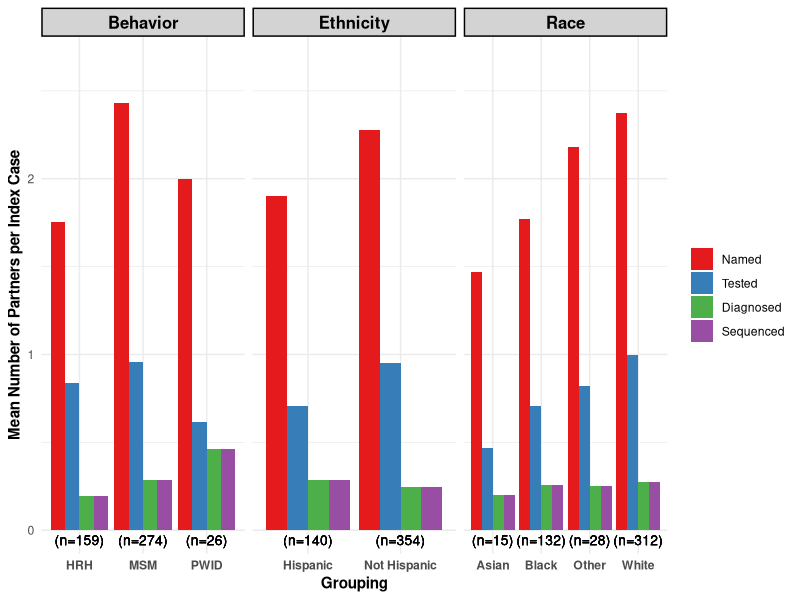

The R script that drew this image:
rm(list=ls())

library(tidyr)
library(ggplot2)
library(here)

# Behavior Data
msm_denom <- 274
pwid_denom <- 26
hrh_denom <- 159

df <- data.frame(
  Grouping = c("MSM", "PWID", "HRH"),
  Named_Mean = c(666/msm_denom, 52/pwid_denom, 279/hrh_denom),
  Tested_Mean = c(262/msm_denom, 16/pwid_denom, 133/hrh_denom),
  Diagnosed_Mean = c(79/msm_denom, 12/pwid_denom, 31/hrh_denom),
  Sequenced_Mean = c(79/msm_denom, 12/pwid_denom, 31/hrh_denom),
  N = c(paste0("(n=", msm_denom, ")"), paste0("(n=", pwid_denom, ")"), paste0("(n=", hrh_denom, ")"))
)

df_long <- df %>%
  gather(Category, Value, -Grouping, -N)
df_long$Category <- factor(df_long$Category, levels = c("Named_Mean", "Tested_Mean", "Diagnosed_Mean", "Sequenced_Mean"))

# Race Data
white_denom <- 312
black_denom <- 132
asian_denom <- 15
other_denom <- 28

df_race <- data.frame(
  Grouping = c("White", "Black", "Asian", "Other"),
  Named_Mean = c(740/white_denom, 234/black_denom, 22/asian_denom, 61/other_denom),
  Tested_Mean = c(311/white_denom, 93/black_denom, 7/asian_denom, 23/other_denom),
  Diagnosed_Mean = c(85/white_denom, 34/black_denom, 3/asian_denom, 7/other_denom),
  Sequenced_Mean = c(85/white_denom, 34/black_denom, 3/asian_denom, 7/other_denom),
  N = c(paste0("(n=", white_denom, ")"), paste0("(n=", black_denom, ")"), paste0("(n=", asian_denom, ")"), paste0("(n=", other_denom, ")"))
)

df_race_long <- df_race %>%
  gather(Category, Value, -Grouping, -N)
df_race_long$Category <- factor(df_race_long$Category, levels = c("Named_Mean", "Tested_Mean", "Diagnosed_Mean", "Sequenced_Mean"))

# Ethnicity Data
hispanic_denom <- 140
nonhispanic_denom <- 354

df_ethnicity <- data.frame(
  Grouping = c("Hispanic", "Not Hispanic"),
  Named_Mean = c(266/hispanic_denom, 806/nonhispanic_denom),
  Tested_Mean = c(99/hispanic_denom, 337/nonhispanic_denom),
  Diagnosed_Mean = c(40/hispanic_denom, 88/nonhispanic_denom),
  Sequenced_Mean = c(40/hispanic_denom, 88/nonhispanic_denom),
  N = c(paste0("(n=", hispanic_denom, ")"), paste0("(n=", nonhispanic_denom, ")"))
)
df_ethnicity_long <- df_ethnicity %>%
  gather(Category, Value, -Grouping, -N)
df_ethnicity_long$Category <- factor(df_ethnicity_long$Category, levels = c("Named_Mean", "Tested_Mean", "Diagnosed_Mean", "Sequenced_Mean"))

# Combine All Data
df_long$Type <- "Behavior"
df_race_long$Type <- "Race"
df_ethnicity_long$Type <- "Ethnicity"
combined_df <- rbind(df_long, df_race_long, df_ethnicity_long)

# Plot
p <- ggplot(combined_df, aes(x = Grouping, y = Value, fill = Category)) +
  geom_bar(stat = "identity", position = "dodge") +
  geom_text(aes(label = N, y = 0), vjust = 1.5, hjust = 0.5, size = 3.5, fontface="plain", color = "black") +
  labs(y = "Mean Number of Partners per Index Case") +
  scale_fill_brewer(palette="Set1", breaks=c("Named_Mean", "Tested_Mean", "Diagnosed_Mean", "Sequenced_Mean"), labels=c("Named", "Tested", "Diagnosed", "Sequenced"), name=NULL)+
  theme_minimal() +
  theme(
    plot.title = element_blank(),
    axis.text.x = element_text(face="bold"),
    axis.title.y = element_text(face="bold"),
    axis.title.x = element_text(face="bold"),
    axis.text.y = element_text(),
    legend.text = element_text(),
    strip.text = element_text(size = 12, face = "bold", color = "black"),
    strip.background = element_rect(fill = "lightgray", color = "black", linewidth = 1)
  ) +
  facet_wrap(~Type, scales = "free_x", ncol = 3) +
  ylim(0, max(combined_df$Value) + 0.1*max(combined_df$Value))

loc_to_save <- here("manuscript-viz", "split_cascade.pdf")
print(p)
ggsave(loc_to_save, plot = p, 
      width = 12, height = 6, dpi = 300)

